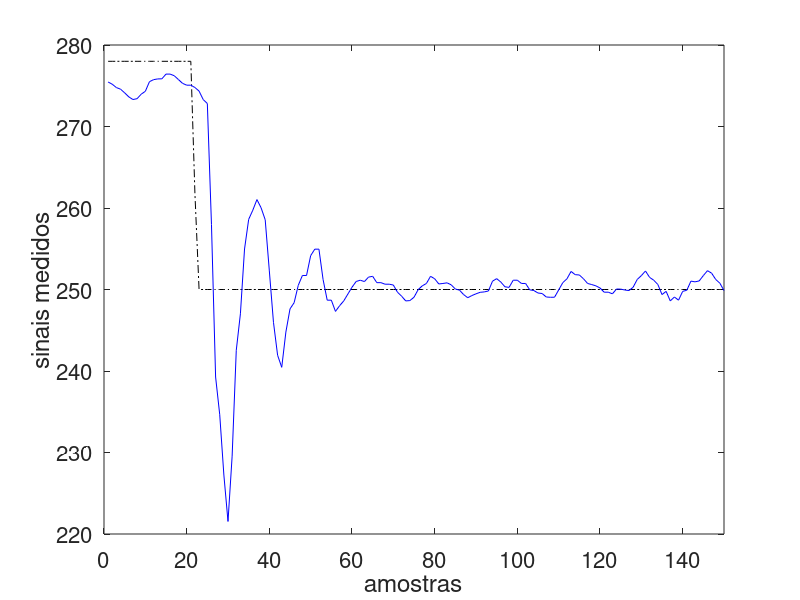
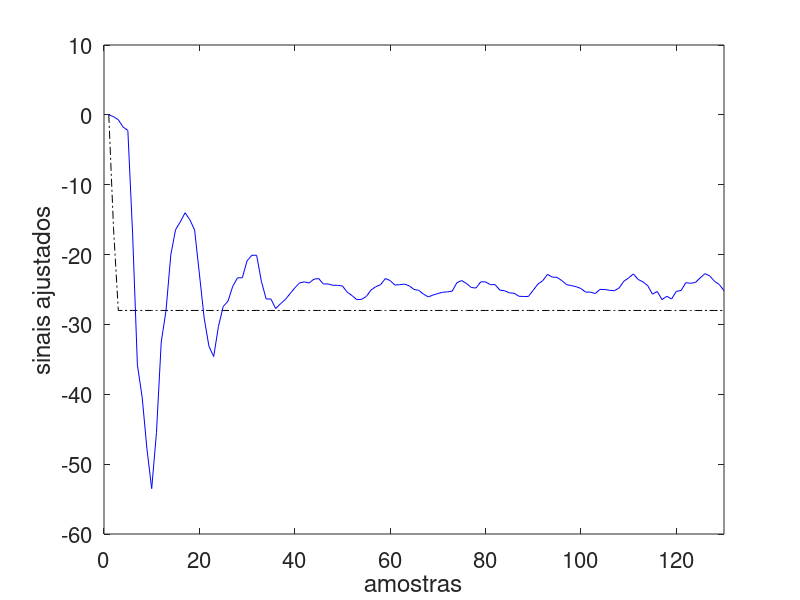
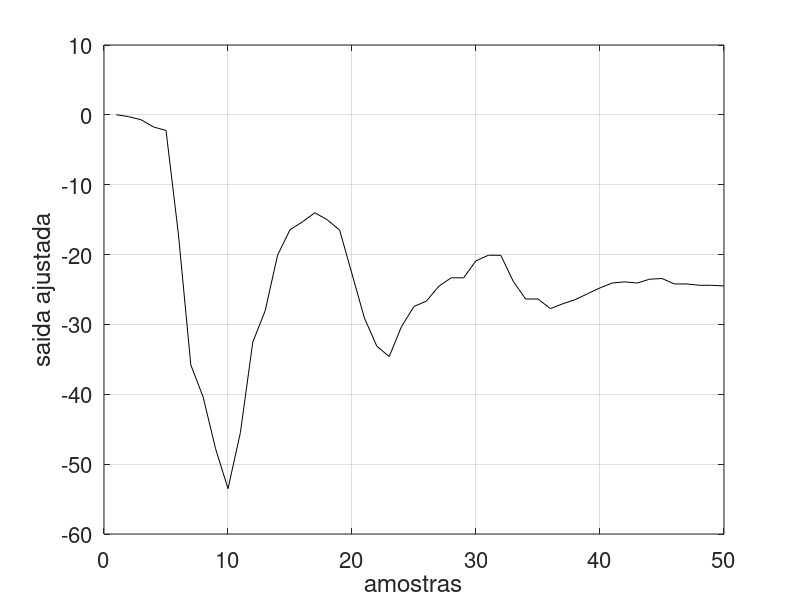

Here is the MATLAB script that generated these plots, in order: (Note: this script raises an error after producing the figures.)
% Script de apoio aa aplicacao do metodo de Yuwana e Seborg (1982)
% aos dados bfg3.dat
%
% LAA 07/04/2020

clear
close all

% carrega dados
load mf643.dat
U=mf643(:,2);
Y=mf643(:,1);
clear mf643

figure(1)
plot(1:length(U),U,'k-.',1:length(Y),Y,'b-');
set(gca,'FontSize',16)
axis([0 length(U) 220 280])
xlabel('amostras')
ylabel('sinais medidos')


% print -djpeg mf643.jpg



% ajustar os dados, consideraremos que a entrada inicia na amostra 22.

% variacao de saida
Delta_Y=mean(Y(end-15:end))-mean(Y(1:21));
% variacao da entrada
Delta_U=mean(U(end-15:end))-mean(U(1:21));


% fazendo todos os ajuste, lembrando de retirar o offset tem-se
u=(U(21:end)-mean(U(1:21)));
y=(Y(21:end)-mean(Y(1:21)));


figure(2)
plot(1:length(u),u,'k-.',1:length(y),y,'b-');
set(gca,'FontSize',16)
axis([0 length(y) -60 10])
xlabel('amostras')
ylabel('sinais ajustados')

% print -djpeg mf643a.jpg


figure(3)
plot(1:50,y(1:50),'k');
set(gca,'FontSize',16)
axis([0 50 -60 10])
xlabel('amostras')
ylabel('saida ajustada')
grid


% print -djpeg mf643a_zoom.jpg

% y_infinity
y_inf=mean(y(end-5:end))
% yp1, se a resposta for positiva, trocar min por max
yp1=min(y);
% ym, se a resposta for positiva, trocar max por min. O ponto 10 foi obtido
% graficamente e corresponde a yp1.
ym=max(y(10:end));
% yp2, se a resposta for positiva, trocar min por max. O ponto 17 foi obtido
% graficamente e corresponde a ym.
yp2=min(y(17:end));
% Delta_t, obtido graficamente
Delta_t=13-6.5;

% Quem realizou o teste informou que o ganho proporcional do controlador
% era Kc=2
Kc=2;

%%%%% Calculo dos parametros do modelo de processo em malha aberta
K=y_inf/(Kc*(Delta_U-y_inf)); % Eq. 3.30
Kf=Kc*K; % relacao dada pelo metodo

% variaveis intermediarias
aux1=log((y_inf-ym)/(yp1-y_inf));
aux2=log((yp2-y_inf)/(yp1-y_inf));

zeta1=-aux1/(sqrt(pi^2+aux1^2)); % Eq. 3.33
zeta2=-aux2/(sqrt(4*pi^2+aux2^2)); % Eq. 3.34
zeta=(zeta1+zeta2)/2;

% mais variaveis intermediarias
aux3=zeta*sqrt(Kf+1);
aux4=sqrt(zeta^2*(Kf+1)+Kf);
aux5=sqrt((1-zeta^2)*(Kf+1));

tau=Delta_t*(aux3+aux4)*aux5/pi; % Eq. 3.31
taud=2*Delta_t*aux5/(pi*(aux3+aux4)); % Eq. 3.32

% para fins de simulacao aproximaremos o atraso puro de tempo pela sua
% aproximacao de Pade de 3a ordem

[numa,dena]=pade(taud,3);
atraso=tf(numa,dena);

% o modelo FOPDT eh
Planta=series(tf(K,[tau 1]),atraso);

step(Planta);
% print -djpeg step.jpg


% simulacao em malha fechada para validar
MF=feedback(Kc*Planta,1);
ymodelo=lsim(MF,u,1:length(u));


figure(4)
subplot(211)
plot(1:length(u),u,'k-.',1:length(y),y,'b-');
set(gca,'FontSize',16)
axis([0 length(y) -60 10])
ylabel('sinais ajustados')

subplot(212)
plot(1:length(u),u,'k-.',1:length(ymodelo),ymodelo,'r-');
set(gca,'FontSize',16)
axis([0 length(y) -60 10])
xlabel('amostras')
ylabel('simulacao')

% print -djpeg validacao.jpg






